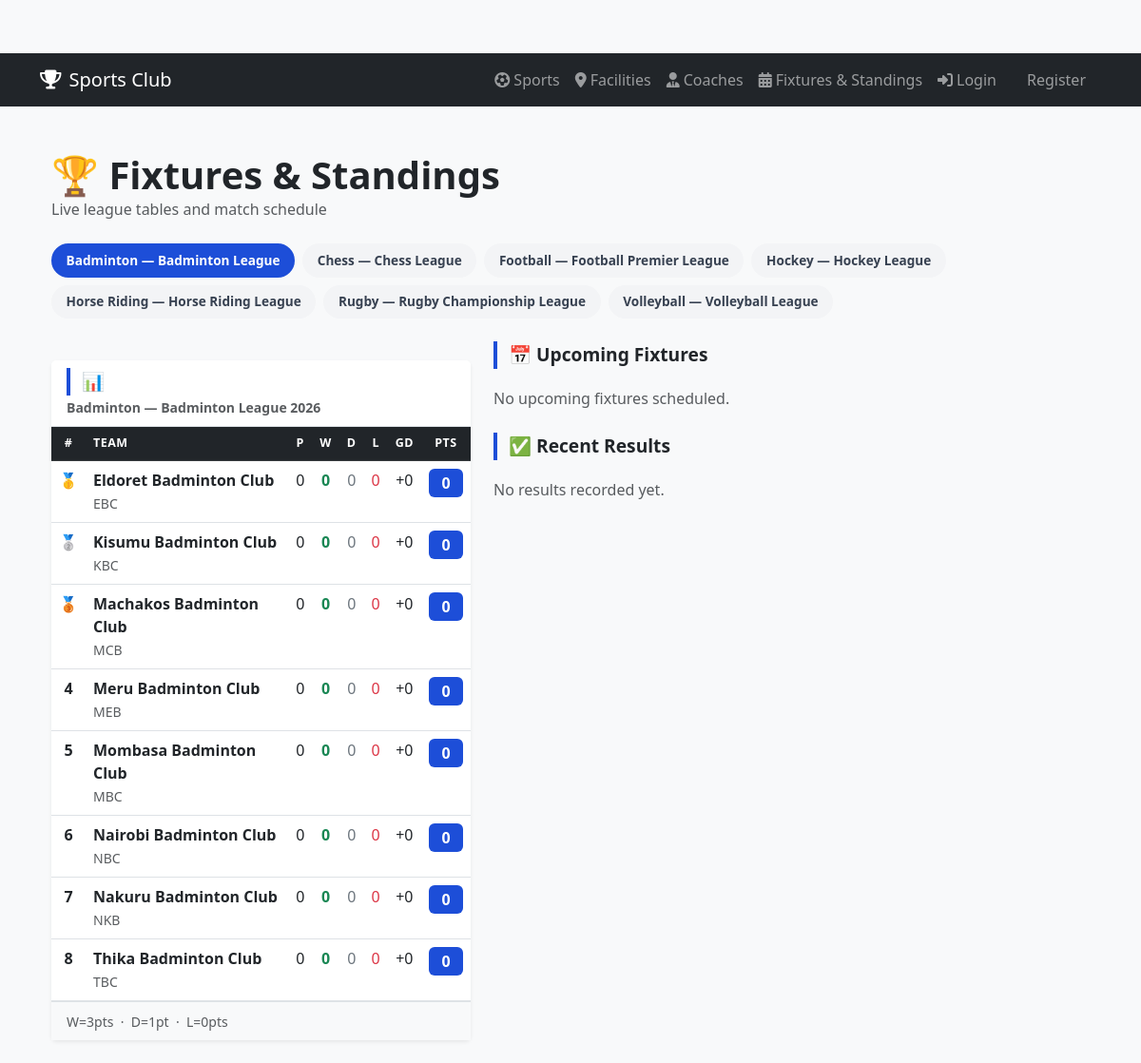
/public/view_fixtures.php, run on the app's committed database.
### tables this page shows
CREATE TABLE IF NOT EXISTS `leagues` (
    `league_id` INT AUTO_INCREMENT PRIMARY KEY,
    `sport_id` INT NOT NULL,
    `name` VARCHAR(120) NOT NULL,
    `season` VARCHAR(20) NOT NULL DEFAULT '2026',
    `team_limit` INT NOT NULL,
    `team_format` VARCHAR(80) NOT NULL,
    `max_players_per_team` INT NOT NULL DEFAULT 25,
    `description` TEXT,
    `status` VARCHAR(30) NOT NULL DEFAULT 'Active',
    `created_at` TIMESTAMP DEFAULT CURRENT_TIMESTAMP,
    UNIQUE KEY `uq_league_sport_name_season` (`sport_id`, `name`, `season`),
    KEY `idx_leagues_sport` (`sport_id`),
    CONSTRAINT `fk_leagues_sport`
        FOREIGN KEY (`sport_id`) REFERENCES `sports` (`sport_id`)
        ON DELETE CASCADE
);

CREATE TABLE IF NOT EXISTS `sports` (
    `sport_id` INT AUTO_INCREMENT PRIMARY KEY,
    `name` VARCHAR(100) NOT NULL UNIQUE,
    `description` TEXT
);

CREATE TABLE IF NOT EXISTS `standings` (
    `standing_id`   INT AUTO_INCREMENT PRIMARY KEY,
    `league_id`     INT NOT NULL,
    `team_id`       INT NOT NULL,
    `played`        INT UNSIGNED NOT NULL DEFAULT 0,
    `won`           INT UNSIGNED NOT NULL DEFAULT 0,
    `drawn`         INT UNSIGNED NOT NULL DEFAULT 0,
    `lost`          INT UNSIGNED NOT NULL DEFAULT 0,
    `goals_for`     INT UNSIGNED NOT NULL DEFAULT 0,
    `goals_against` INT UNSIGNED NOT NULL DEFAULT 0,
    `goal_diff`     INT          NOT NULL DEFAULT 0,   
    `points`        INT UNSIGNED NOT NULL DEFAULT 0,   
    `updated_at`    TIMESTAMP DEFAULT CURRENT_TIMESTAMP ON UPDATE CURRENT_TIMESTAMP,

    UNIQUE KEY `uq_standing_league_team` (`league_id`, `team_id`),
    KEY `idx_standings_league`  (`league_id`),

    CONSTRAINT `fk_standings_league`
        FOREIGN KEY (`league_id`) REFERENCES `leagues` (`league_id`) ON DELETE CASCADE,
    CONSTRAINT `fk_standings_team`
        FOREIGN KEY (`team_id`)   REFERENCES `teams`   (`team_id`)   ON DELETE CASCADE
);

CREATE TABLE IF NOT EXISTS `teams` (
    `team_id` INT AUTO_INCREMENT PRIMARY KEY,
    `league_id` INT NOT NULL,
    `sport_id` INT NOT NULL,
    `name` VARCHAR(120) NOT NULL,
    `short_name` VARCHAR(30),
    `home_ground` VARCHAR(120),
    `coach_id` INT NULL,
    `status` VARCHAR(30) NOT NULL DEFAULT 'Active',
    `created_at` TIMESTAMP DEFAULT CURRENT_TIMESTAMP,
    UNIQUE KEY `uq_team_league_name` (`league_id`, `name`),
    KEY `idx_teams_league` (`league_id`),
    KEY `idx_teams_sport` (`sport_id`),
    KEY `idx_teams_coach` (`coach_id`),
    CONSTRAINT `fk_teams_league`
        FOREIGN KEY (`league_id`) REFERENCES `leagues` (`league_id`)
        ON DELETE CASCADE,
    CONSTRAINT `fk_teams_sport`
        FOREIGN KEY (`sport_id`) REFERENCES `sports` (`sport_id`)
        ON DELETE CASCADE,
    CONSTRAINT `fk_teams_coach`
        FOREIGN KEY (`coach_id`) REFERENCES `coaches` (`coach_id`)
        ON DELETE SET NULL
);

### public/view_fixtures.php (the view, shortened to what this page needs)
<?php
require_once "../config/db_connect.php";
include_once "../includes/header.php";
function e($v) { return htmlspecialchars((string)$v, ENT_QUOTES, 'UTF-8'); }
$selected_league = (int)($_GET['league_id'] ?? 0);
$leagues = $conn->query(
    "SELECT l.league_id, l.name AS league_name, l.season, s.name AS sport_name
     FROM leagues l JOIN sports s ON s.sport_id = l.sport_id
     ORDER BY s.name, l.name"
)->fetch_all(MYSQLI_ASSOC);
if ($selected_league === 0 && !empty($leagues)) {
    $selected_league = (int)$leagues[0]['league_id'];
}
$active_league = null;
foreach ($leagues as $lg) {
    if ((int)$lg['league_id'] === $selected_league) { $active_league = $lg; break; }
}
$standings = [];
if ($selected_league > 0) {
    $res = $conn->query(
        "SELECT st.played, st.won, st.drawn, st.lost,
                st.goals_for, st.goals_against, st.goal_diff, st.points,
                t.name AS team_name, t.short_name
         FROM standings st
         JOIN teams t ON t.team_id = st.team_id
         WHERE st.league_id = $selected_league
         ORDER BY st.points DESC, st.goal_diff DESC, st.goals_for DESC, t.name"
    );
    while ($row = $res->fetch_assoc()) $standings[] = $row;
}
$upcoming = $results = [];
if ($selected_league > 0) {
    $results = array_reverse($results);
}
?>
<div class="container py-4">
  <div class="d-flex align-items-center gap-3 mb-4">
    <div>
      <h1 class="mb-0 fw-bold">🏆 Fixtures &amp; Standings</h1>
      <p class="text-muted mb-0">Live league tables and match schedule</p>
    </div>
  </div>
  <div class="mb-4 d-flex flex-wrap gap-2">
    <?php foreach ($leagues as $lg): ?>
      <a href="?league_id=<?php echo e($lg['league_id']); ?>"
         class="league-pill <?php echo (int)$lg['league_id'] === $selected_league ? 'active' : ''; ?>">
        <?php echo e($lg['sport_name'].' — '.$lg['league_name']); ?>
      </a>
    <?php endforeach; ?>
  </div>
  <?php if (!$active_league): ?>
    <div class="alert alert-info">No leagues available yet.</div>
  <?php else: ?>
  <div class="row g-4">
    <div class="col-lg-5">
      <div class="card shadow-sm border-0">
        <div class="card-header bg-white border-bottom">
          <div class="section-title mb-0">📊 League Table</div>
          <small class="text-muted">
            <?php echo e($active_league['sport_name'].' — '.$active_league['league_name'].' '.$active_league['season']); ?>
          </small>
        </div>
        <div class="card-body p-0">
          <?php if (empty($standings)): ?>
            <p class="p-3 text-muted mb-0">No results recorded yet.</p>
          <?php else: ?>
            <div class="table-responsive">
              <table class="table standings-table table-hover mb-0">
                <thead class="table-dark">
                  <tr>
                    <th class="text-center">#</th>
                    <th>Team</th>
                    <th class="text-center" title="Played">P</th>
                    <th class="text-center" title="Won">W</th>
                    <th class="text-center" title="Drawn">D</th>
                    <th class="text-center" title="Lost">L</th>
                    <th class="text-center" title="Goal Difference">GD</th>
                    <th class="text-center" title="Points">Pts</th>
                  </tr>
                </thead>
                <tbody>
                  <?php foreach ($standings as $pos => $st): ?>
                    <tr class="<?php echo $pos === 0 ? 'pos-1' : ($pos === 1 ? 'pos-2' : ($pos === 2 ? 'pos-3' : '')); ?>">
                      <td class="text-center fw-bold">
                        <?php if ($pos === 0): ?>🥇
                        <?php elseif ($pos === 1): ?>🥈
                        <?php elseif ($pos === 2): ?>🥉
                        <?php else: echo $pos + 1; endif; ?>
                      </td>
                      <td>
                        <span class="fw-semibold"><?php echo e($st['team_name']); ?></span>
                        <?php if ($st['short_name']): ?>
                          <br><small class="text-muted"><?php echo e($st['short_name']); ?></small>
                        <?php endif; ?>
                      </td>
                      <td class="text-center"><?php echo e($st['played']); ?></td>
                      <td class="text-center text-success fw-semibold"><?php echo e($st['won']); ?></td>
                      <td class="text-center text-secondary"><?php echo e($st['drawn']); ?></td>
                      <td class="text-center text-danger"><?php echo e($st['lost']); ?></td>
                      <td class="text-center"><?php echo ($st['goal_diff'] >= 0 ? '+' : '') . e($st['goal_diff']); ?></td>
                      <td class="text-center"><span class="pts-badge"><?php echo e($st['points']); ?></span></td>
                    </tr>
                  <?php endforeach; ?>
                </tbody>
              </table>
            </div>
            <div class="px-3 py-2 bg-light border-top">
              <small class="text-muted">W=3pts &nbsp;·&nbsp; D=1pt &nbsp;·&nbsp; L=0pts</small>
            </div>
          <?php endif; ?>
        </div>
      </div>
    </div>
    <div class="col-lg-7">
      <div class="section-title">📅 Upcoming Fixtures</div>
      <?php if (empty($upcoming)): ?>
        <p class="text-muted">No upcoming fixtures scheduled.</p>
      <?php endif; ?>
      <div class="section-title mt-4">✅ Recent Results</div>
      <?php if (empty($results)): ?>
        <p class="text-muted">No results recorded yet.</p>
      <?php endif; ?>
    </div>
  </div>
  <?php endif; ?>
</div>
<?php include_once "../includes/footer.php"; ?>

### public/css/style.css (style rules this page uses)
body { padding-top: 56px; background-color: #f8f9fa; }
.card { margin-top: 20px; border: none; box-shadow: 0 4px 8px rgba(0,0,0,.05); }
.card-header { background-color: #007bff; color: white; font-weight: bold; }

### public/view_fixtures.php (style rules this page uses)
:root { --primary: #1d4ed8; --accent: #16a34a; --gold: #f59e0b; }
.league-pill { display: inline-block; padding: .35rem .85rem; border-radius: 50px; font-size: .85rem; font-weight: 600; border: 2px solid transparent; cursor: pointer; transition: all .2s; text-decoration: none; color: #374151; background: #f3f4f6; }
.league-pill:hover, .league-pill.active { background: var(--primary); color: #fff; border-color: var(--primary); }
.section-title { font-size: 1.2rem; font-weight: 700; border-left: 4px solid var(--primary); padding-left: .75rem; margin-bottom: 1.2rem; }
.standings-table th { font-size: .78rem; text-transform: uppercase; letter-spacing: .04em; }
.pos-1 { background: linear-gradient(90deg,#dcfce7,#fff) !important; }
.pos-2 { background: linear-gradient(90deg,#dbeafe,#fff) !important; }
.pos-3 { background: linear-gradient(90deg,#fef9c3,#fff) !important; }
.pts-badge { display: inline-block; min-width: 36px; padding: .2rem .5rem; border-radius: 6px; font-weight: 700; background: var(--primary); color: #fff; text-align: center; }

### data on the page
leagues: sport+name "Badminton — Badminton League"
leagues: sport+name "Chess — Chess League"
leagues: sport+name "Football — Football Premier League"
leagues: sport+name "Hockey — Hockey League"
leagues: sport+name "Horse Riding — Horse Riding League"
leagues: sport+name "Rugby — Rugby Championship League"
leagues: sport+name "Volleyball — Volleyball League"
sports: name.season "Badminton — Badminton League 2026"
standings: team.name "Eldoret Badminton Club", team.short_name "EBC", played "0", won "0", drawn "0", lost "0", goal_diff "0", points "0"
standings: team.name "Kisumu Badminton Club", team.short_name "KBC", played "0", won "0", drawn "0", lost "0", goal_diff "0", points "0"
standings: team.name "Machakos Badminton Club", team.short_name "MCB", played "0", won "0", drawn "0", lost "0", goal_diff "0", points "0"
standings: team.name "Meru Badminton Club", team.short_name "MEB", played "0", won "0", drawn "0", lost "0", goal_diff "0", points "0"
standings: team.name "Mombasa Badminton Club", team.short_name "MBC", played "0", won "0", drawn "0", lost "0", goal_diff "0", points "0"
standings: team.name "Nairobi Badminton Club", team.short_name "NBC", played "0", won "0", drawn "0", lost "0", goal_diff "0", points "0"
standings: team.name "Nakuru Badminton Club", team.short_name "NKB", played "0", won "0", drawn "0", lost "0", goal_diff "0", points "0"
standings: team.name "Thika Badminton Club", team.short_name "TBC", played "0", won "0", drawn "0", lost "0", goal_diff "0", points "0"
